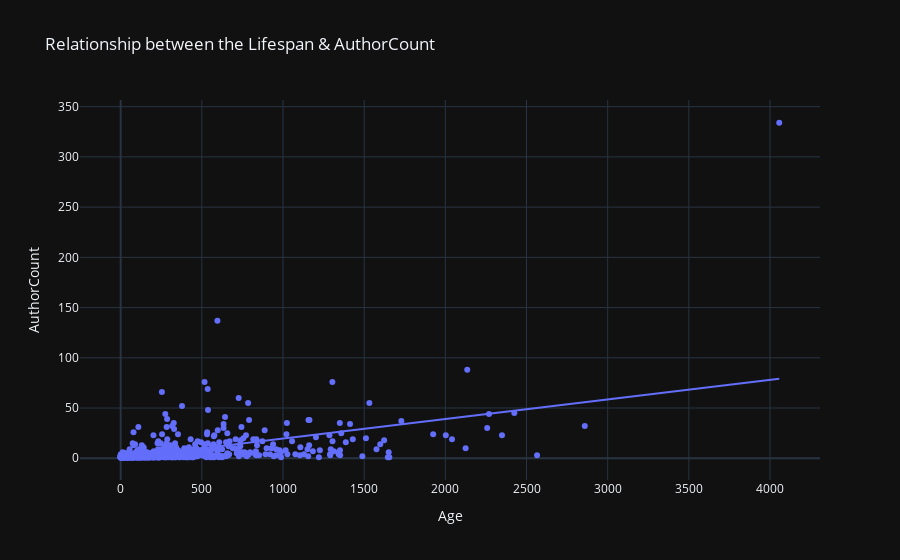

The code cell stored with this chart in its notebook:
### Code cell
authors_vs_lifespan = zkp_applications.merge(application_committers, left_on='UniqueID', right_on='UniqueID')

fig = px.scatter(authors_vs_lifespan, 
            x='Age', 
            y='AuthorCount',
            title='Relationship between the Lifespan & AuthorCount',
            template='plotly_dark', 
            hover_name='UniqueID', 
            trendline='ols'
            )

fig.show()

### Figure 1 — Plotly figure (JSON) as saved in the notebook; plotly's stock layout.template omitted (floating-point values rounded to 4 significant figures; data arrays with more than 128 entries replaced by an {"elided": "..."} marker saying what was removed)
{"data": [{"hovertemplate": "<b>%{hovertext}</b><br><br>Age=%{x}<br>AuthorCount=%{y}<extra></extra>", "hovertext": {"elided": "904 str values"}, "legendgroup": "", "marker": {"color": "#636efa", "symbol": "circle"}, "mode": "markers", "name": "", "orientation": "v", "showlegend": false, "type": "scatter", "x": {"elided": "904 float values"}, "xaxis": "x", "y": {"elided": "904 int values"}, "yaxis": "y"}, {"hovertemplate": "<b>OLS trendline</b><br>AuthorCount = 0.0194797 * Age + 0.110718<br>R<sup>2</sup>=0.288426<br><br>Age=%{x}<br>AuthorCount=%{y} <b>(trend)</b><extra></extra>", "legendgroup": "", "marker": {"color": "#636efa", "symbol": "circle"}, "mode": "lines", "name": "", "showlegend": false, "type": "scatter", "x": {"elided": "904 float values"}, "xaxis": "x", "y": {"elided": "904 float values"}, "yaxis": "y"}], "layout": {"legend": {"tracegroupgap": 0}, "title": {"text": "Relationship between the Lifespan & AuthorCount"}, "xaxis": {"anchor": "y", "domain": [0, 1], "title": {"text": "Age"}}, "yaxis": {"anchor": "x", "domain": [0, 1], "title": {"text": "AuthorCount"}}}}
